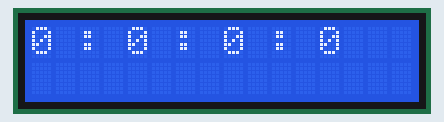
The sketch below on a simulated Arduino Uno, built with avr-gcc and run on an emulated ATmega328P. Parts: 16×2 character LCD.

Above: at 0.1 s.
At 5.1 s:
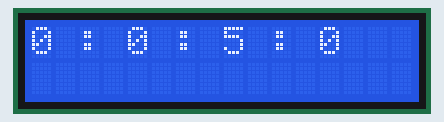
At 9.1 s:
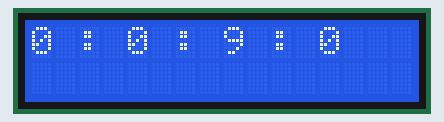
At 19.2 s:
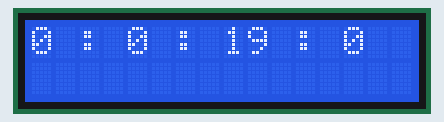
At 28.2 s:
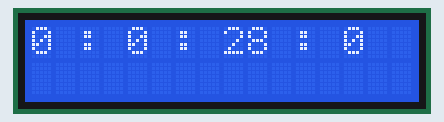
At 38.2 s:
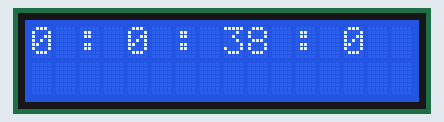

The sketch:

clock_with_millis.ino
```cpp
#include <LiquidCrystal_I2C.h>
LiquidCrystal_I2C lcd(0x3F,16,2);
void setup() {
  Serial.begin(9600);
lcd.init();
lcd.backlight();
}
unsigned long waktu,akhir,milidetik;
byte detik,menit,jam;
void loop() {

if(clck(1000)){
  detik++;
  if(detik ==60){
    menit++;
      if(menit ==60){
    jam++;
      if(jam ==12){
    jam=0;
  }
    menit=0;
  }
    detik=0;
  }
  milidetik=0;

}
lcd.setCursor(0,0);
lcd.print((jam));
lcd.print(" : ");
lcd.print((menit));
lcd.print(" : ");
lcd.print((detik));
lcd.print(" : ");
lcd.print((milidetik));
}
bool clck(int batas){
 waktu = millis();
 if(waktu - akhir >=batas) {
 akhir=waktu;
 return 1;
 }
 return 0;
}
```

Measured:
- what the display in image 1 shows lasts 1.0 s, from 5.1 s to 6.1 s
